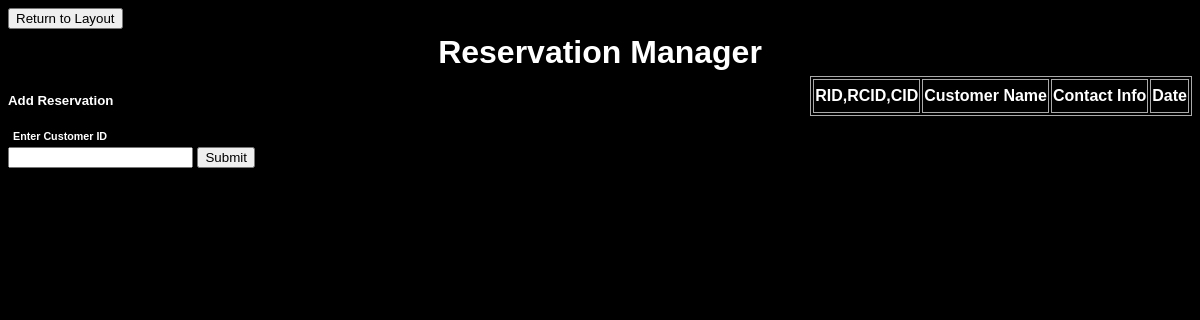
/reservation, run on an earlier commit of the app's database.
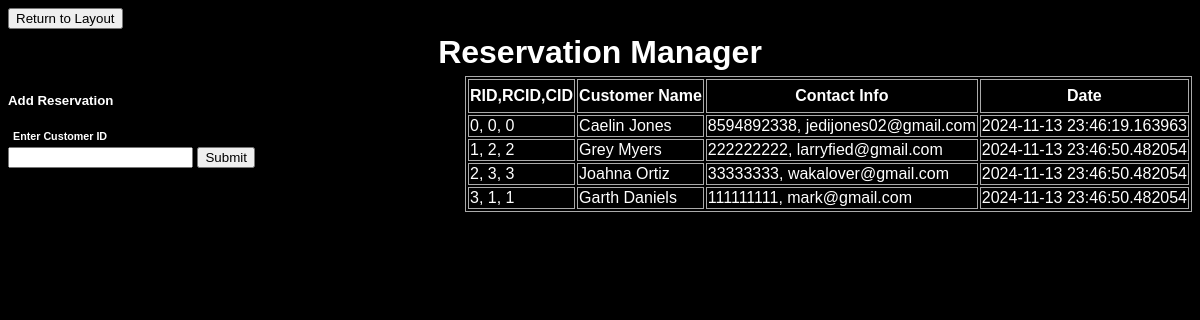
And on a later commit of the database.
### main.py (models this page shows, shortened)
class Reservation(db.Model):
    reservation_id = db.Column(db.Integer, unique=True, primary_key=True)                          #Add auto increment
    cust_id = db.Column(db.Integer, db.ForeignKey("customer.cust_id"), nullable=False)
    date_created = db.Column(db.DateTime, default = datetime.today(), nullable=False) #idk if this is the right datetime function, will change later
    date_reserved = db.Column(db.DateTime, default = datetime.today(), nullable=False)#pulls current time, find function to pull select time

class Customer(db.Model):
    cust_id = db.Column(db.Integer, primary_key=True)                                 #Add Auto Increment
    cust_first_name = db.Column(db.String(50), nullable=False)
    cust_last_name = db.Column(db.String(50), nullable=False)
    phone_no = db.Column(db.String(10), unique=True, nullable=False)
    email = db.Column(db.String(60), unique=True, nullable=False)
    pref_table = db.Column(db.Integer, db.ForeignKey("table.table_id"))

### main.py (the view)
@app.route('/reservation', methods=['GET','POST'])
def add_reservation():
    global res_id
    if request.method == 'POST':
        cust_id = request.form['Enter Customer ID']
        existing_reservation = Reservation.query.filter_by(cust_id=cust_id).first()
        if existing_reservation:
            return redirect('/reservation')
        else:
            try:
                db.session.add(Reservation(res_id, cust_id))
                res_id += 1
                db.session.commit()
                return redirect('/reservation')
            except:
                return 'There was an issue reserving your table'
    else:
        reservations = Reservation.query.order_by(Reservation.reservation_id).all() #db.session.execute(db.select(Reservation).order_by(Reservation.reservation_id)).all()
        customers = db.session.query(Customer).join(Reservation, Reservation.cust_id == Customer.cust_id).all()
        return render_template('reservation.html', reservations = reservations, customers = customers)

### templates/reservation.html (shortened to what this page needs)
{% extends 'base.html' %}
{% block body %}
<div class="content">
    <form action="/" method="GET">
        <button>Return to Layout</button>
    </form>
    <h1 style="text-align: center;">Reservation Manager</h1>
    <table align="right">
        <tr>
          <th>RID,RCID,CID</th>
          <th>Customer Name</th>
          <th>Contact Info</th>
          <th>Date</th>
        </tr>
        {% for reservation in reservations %}
        {% for customer in customers%}
        {% if customer.cust_id == reservation.cust_id %}
        <tr>
          <td>{{reservation.reservation_id}}, {{customer.cust_id}}, {{reservation.cust_id}}</td>
          <td>{{customer.cust_first_name}} {{customer.cust_last_name}}</td>
          <td>{{customer.phone_no}}, {{customer.email}}</td>
          <td>{{reservation.date_reserved}}</td>
        </tr>
        {% endif %}
        {% endfor %}
        {% endfor %}
    </table>
    <div class="form">
        <form action="/reservation" method="POST">
            <h5>Add Reservation</h5>
            <h6>Enter Customer ID</h6>
            <input type="text" name="Enter Customer ID" id="enter_customer_id">
            <input type="submit" name="Enter Info">
        </form>
    </div>
</div>
{% endblock %}

### templates/base.html (shortened to what this page needs)
<!DOCTYPE html>
<html lang="en">
    <head>
        <link rel="stylesheet" href="{{ url_for('static', filename='css/main.css') }}">
    </head>
    <body>
        {% block body %}{% endblock %}
    </body>
</html>

### static/css/main.css (style rules this page uses)
body, html { font-family: sans-serif; background-color: black; color: white; }
h1 { margin: 5px; }
h6 { margin: 5px; }
table, td, th { border: 1px solid #aaa; }
th { height: 30px; }
.form { align-self: center; margin-top: 20px; }

What changed in the data, as far as the page shows it:
added Reservation: reservation_id "0", cust_id "0", date_reserved "2024-11-13 23:46:19.163963"
added Customer: cust_id "0", cust_first_name "Caelin", cust_last_name "Jones", phone_no "8594892338", email "jedijones02@gmail.com"
added Reservation: reservation_id "1", cust_id "2", date_reserved "2024-11-13 23:46:50.482054"
added Customer: cust_id "2", cust_first_name "Grey", cust_last_name "Myers", phone_no "222222222", email "larryfied@gmail.com"
added Reservation: reservation_id "2", cust_id "3", date_reserved "2024-11-13 23:46:50.482054"
added Customer: cust_id "3", cust_first_name "Joahna", cust_last_name "Ortiz", phone_no "33333333", email "wakalover@gmail.com"
added Reservation: reservation_id "3", cust_id "1", date_reserved "2024-11-13 23:46:50.482054"
added Customer: cust_id "1", cust_first_name "Garth", cust_last_name "Daniels", phone_no "111111111", email "mark@gmail.com"
